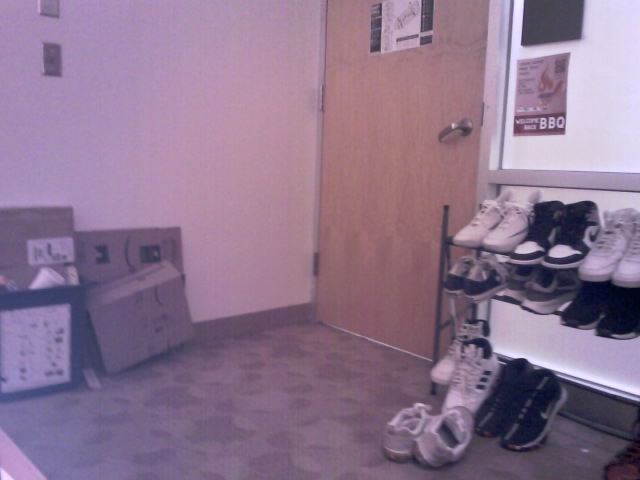
#> input picture assignments/04-Image-Enhancement/images/IMAGE002.jpg, 640 x 480 px, found by its file name
$ python filtering-LPF.py
#> lines starting #> are read from the running program, lines starting #| are printed output that depends on the picture; after the words box and inside, x2 and y2 are one past the last pixel; in counts of white or black regions, pixels touching at a corner belong together
import cv2 as cv
import numpy as np
import matplotlib.pyplot as plt

img = cv.imread('04-Image-Enhancement/images/IMAGE002.jpg', cv.IMREAD_GRAYSCALE)
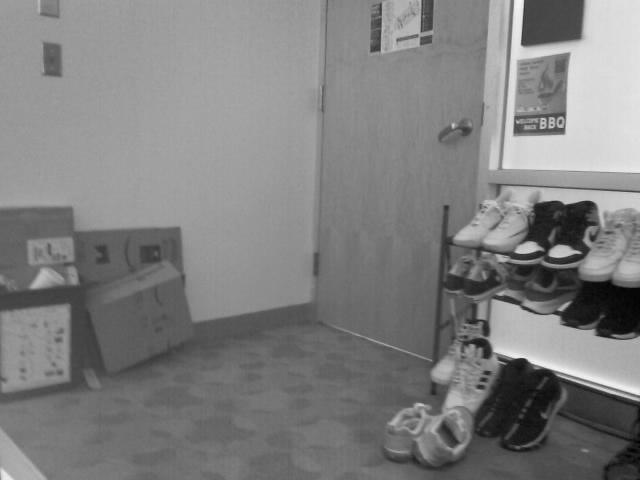
#> img: shape (480, 640); min 1, max 245, mean 127.5


f = np.fft.fft2(img)
fshift = np.fft.fftshift(f)

# low-pass filter (circular mask)
rows, cols = img.shape
#> rows = 480; cols = 640
crow, ccol = rows // 2, cols // 2  # Center point
#> crow = 240; ccol = 320
radius = 50

# circular mask
mask = np.zeros((rows, cols), np.uint8)
cv.circle(mask, (ccol, crow), radius, 1, thickness=-1)
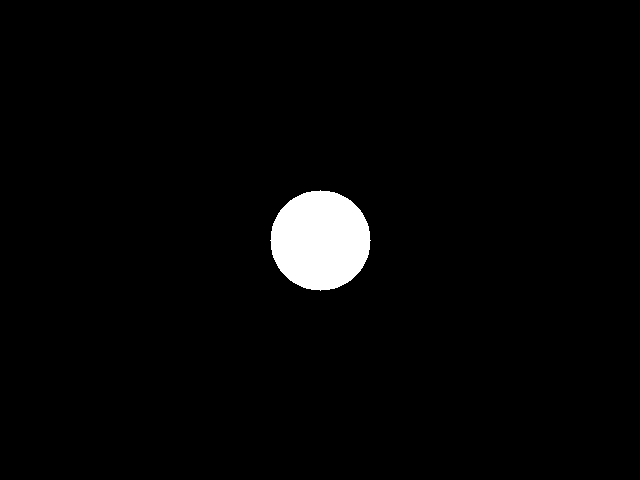
#> mask: shape (480, 640); values 0 (black) and 1 (white), 2.6% white; 1 white region, box (x1, y1, x2, y2) and area: (270, 190, 371, 291) 7845

fshift_filtered = fshift * mask

# Inverse Fourier Transform
f_ishift = np.fft.ifftshift(fshift_filtered)
img_back = np.fft.ifft2(f_ishift)
img_back = np.abs(img_back)
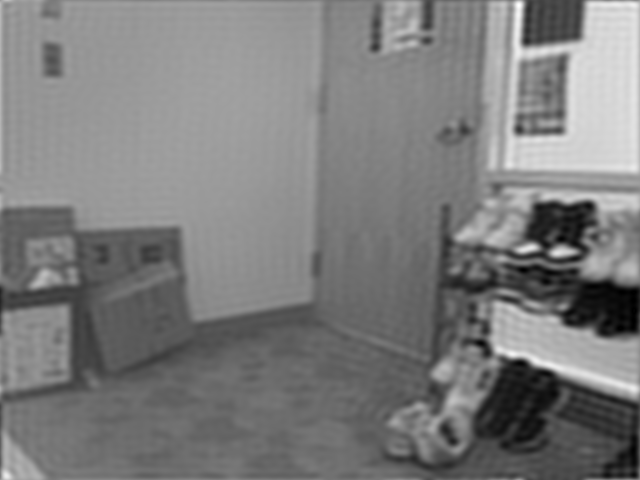
#> img_back: shape (480, 640) float64; min 0.0462, max 259.6, mean 127.5; drawn with min black and max white


cv.imwrite("04-Image-Enhancement/results/grayscale_img2.jpg", img)

# Magnitude spectrum
magnitude_spectrum = 20 * np.log(np.abs(fshift) + 1)
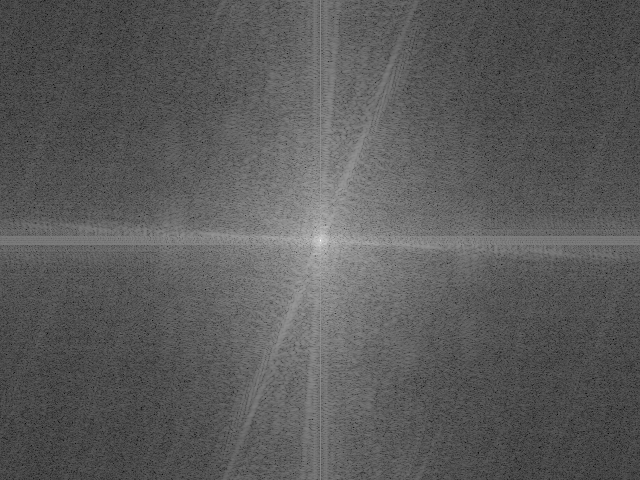
#> magnitude_spectrum: shape (480, 640) float64; min 15.84, max 349.7, mean 134.9; drawn with min black and max white
cv.imwrite("04-Image-Enhancement/results/fourier_transform_img2.jpg", np.uint8(magnitude_spectrum))
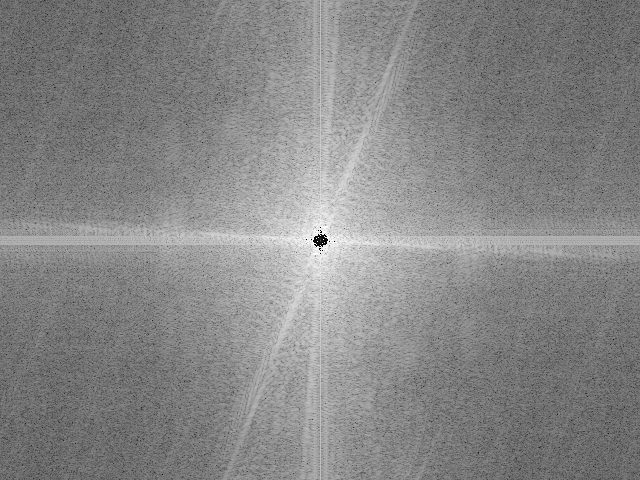
#> saved as fourier_transform_img2.jpg: shape (480, 640); min 0, max 255, mean 134.3


magnitude_spectrum_filtered = 20 * np.log(np.abs(fshift_filtered) + 1)
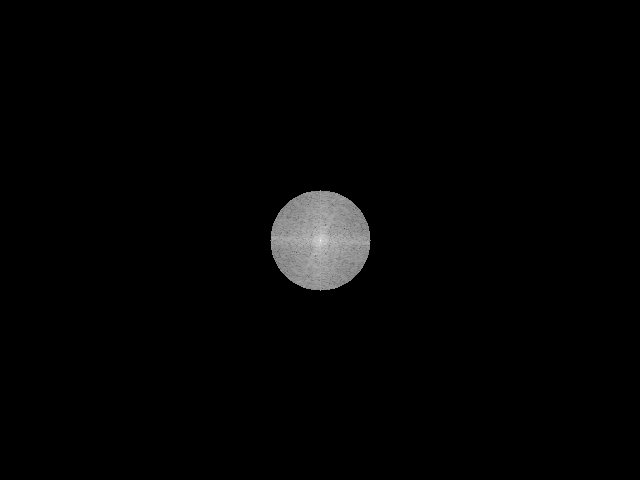
#> magnitude_spectrum_filtered: shape (480, 640) float64; min 0, max 349.7, mean 5.3; drawn with min black and max white
cv.imwrite("04-Image-Enhancement/results/filtered_fourier_transform_img2.jpg", np.uint8(magnitude_spectrum_filtered))
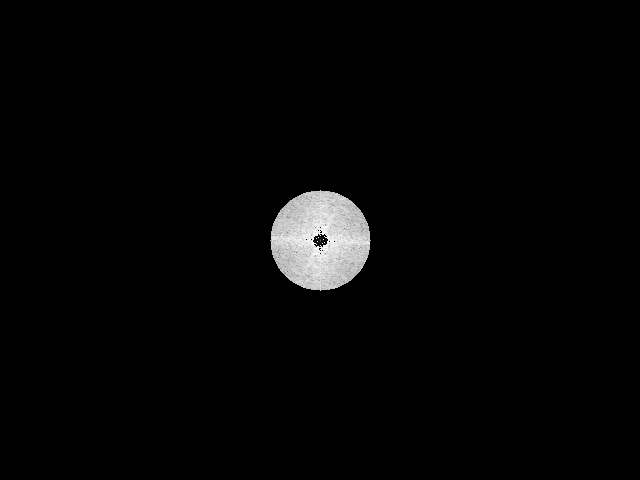
#> saved as filtered_fourier_transform_img2.jpg: shape (480, 640); min 0, max 255, mean 5.2


cv.imwrite("04-Image-Enhancement/results/low_pass_filtered_image2.jpg", np.uint8(img_back))

$ run again, with assignments/04-Image-Enhancement/images/IMAGE012.jpg copied over assignments/04-Image-Enhancement/images/IMAGE002.jpg
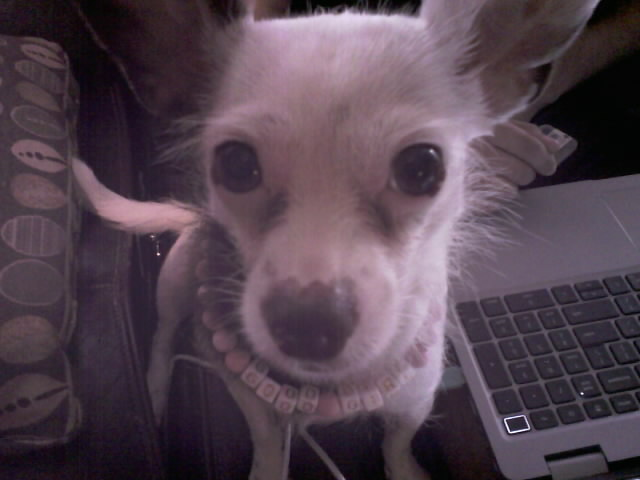
#> input picture assignments/04-Image-Enhancement/images/IMAGE012.jpg, 640 x 480 px, found by its file name
#> mask: shape (480, 640); values 0 (black) and 1 (white), 2.6% white; 1 white region, box (x1, y1, x2, y2) and area: (270, 190, 371, 291) 7845
#> `magnitude_spectrum = 20 * np.log(np.abs(fshift) + 1)`:
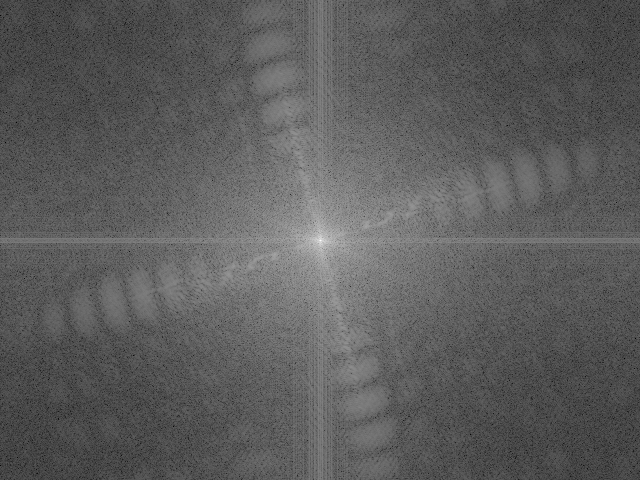
#> magnitude_spectrum: shape (480, 640) float64; min 15.76, max 338.8, mean 133.1; drawn with min black and max white
#> `cv.imwrite("04-Image-Enhancement/results/fourier_transform_img2.jpg", ..`:
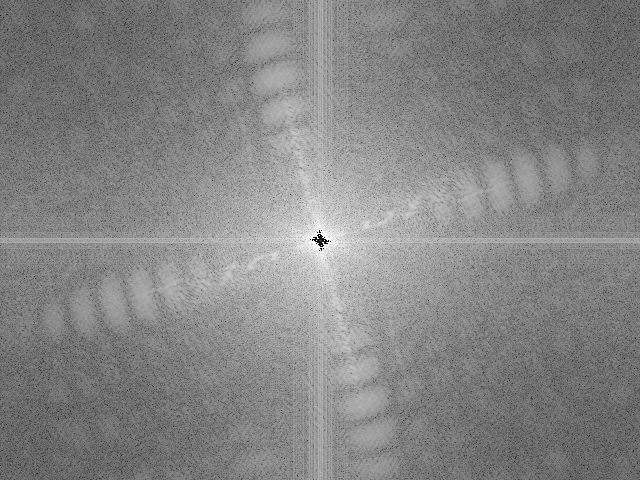
#> saved as fourier_transform_img2.jpg: shape (480, 640); min 0, max 255, mean 132.5
